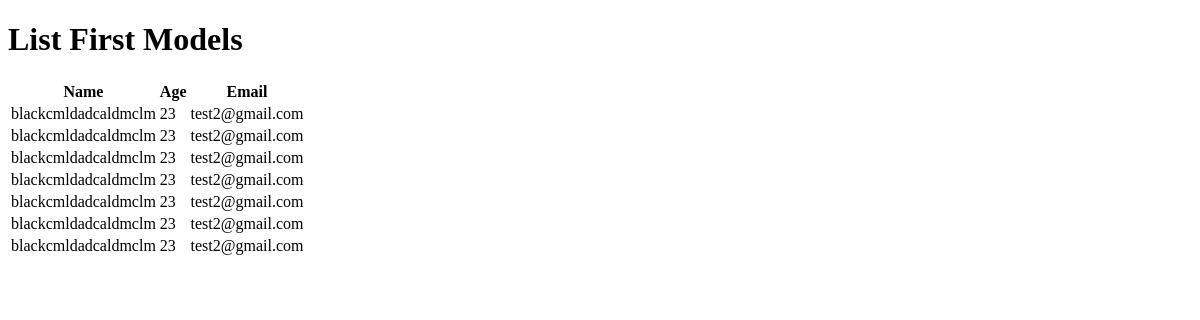
The page /first/list/ on the database as committed earlier.
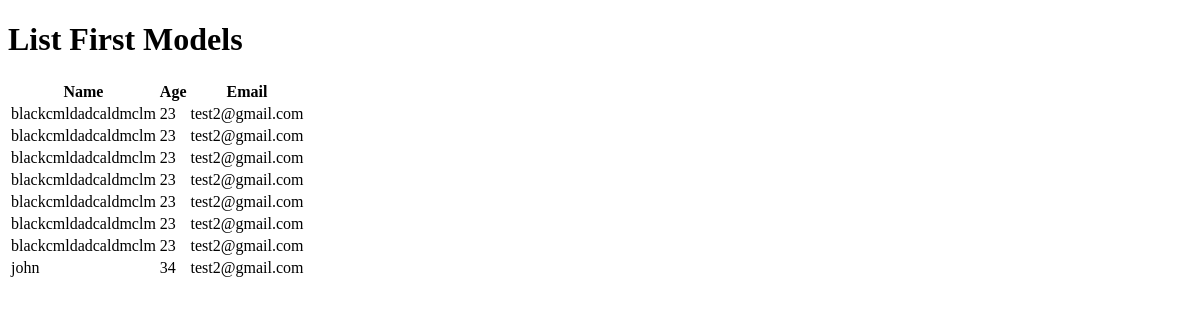
The same page on the database as committed later.
### firstapp/models.py (models this page shows)
class FirstModel(models.Model):
    name = models.CharField(max_length=100)
    age = models.IntegerField()
    email = models.EmailField()

### firstapp/views.py (the view)
# urls.py: path('list/', views.list_first_models, name='list_first_models'),
def list_first_models(request):
    first_models = FirstModel.objects.all()
    return render(request, 'first_app/list_first_models.html', {'first_models': first_models})

### firstapp/templates/first_app/list_first_models.html (shortened to what this page needs)
<!DOCTYPE html>
<html lang="en">
<head>
</head>
<body>
    <h1>List First Models</h1>
    <table>
        <thead>
            <tr>
                <th>Name</th>
                <th>Age</th>
                <th>Email</th>
            </tr>
        </thead>
        <tbody>
            {% for first_model in first_models %}
            <tr>
                <td>{{ first_model.name }}</td>
                <td>{{ first_model.age }}</td>
                <td>{{ first_model.email }}</td>
            </tr>
            {% endfor %}
        </tbody>
    </table>
</body>
</html>

Rows that differ between the two databases and show on the page:
added FirstModel: name "john", age "34", email "test2@gmail.com"
